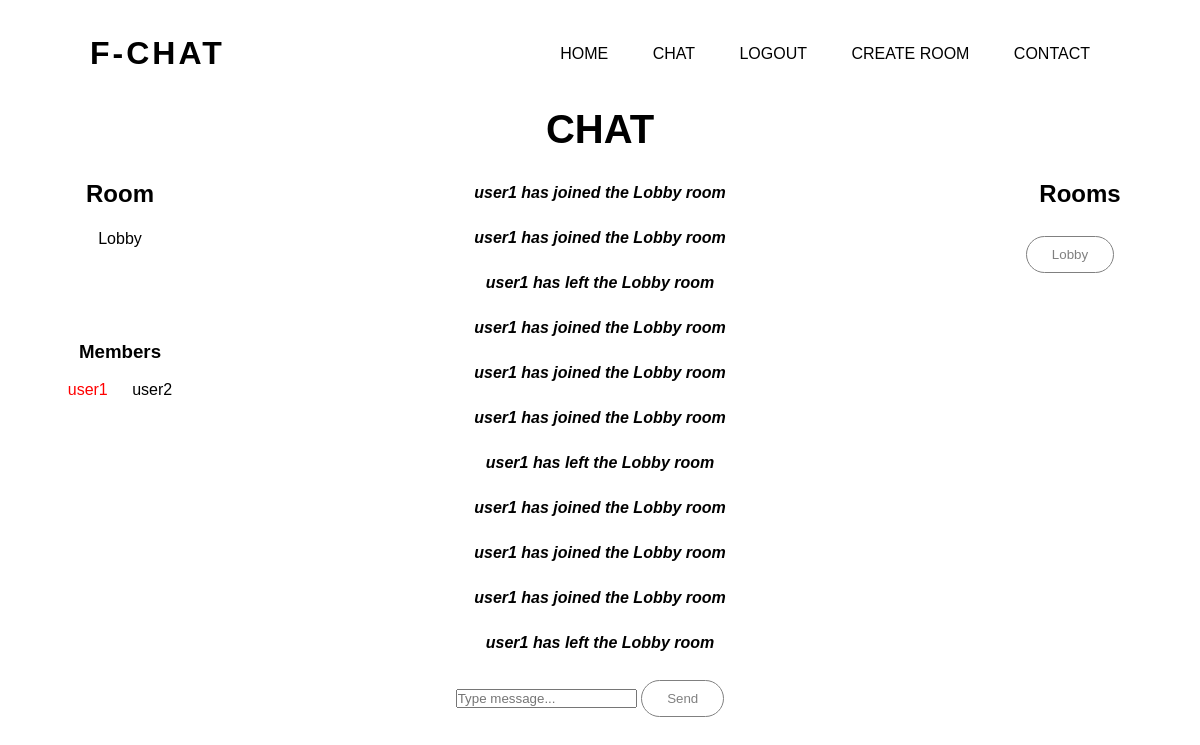
The page /chat (signed in) on the database its author committed.
### app/models.py (models this page shows)
class Room(db.Model):
    __tablename__ = "room"
    id = db.Column(db.Integer, primary_key=True)
    room_name = db.Column(db.String(100))
    owner = db.Column(db.String(80), db.ForeignKey('user.username'))
    messages = db.relationship('Message')

class User(db.Model, UserMixin):
    __tablename__ = "user"
    id = db.Column(db.Integer, primary_key=True)
    username = db.Column(db.String(80))
    email = db.Column(db.String(100))
    password = db.Column(db.String(200))
    authored_messages = db.relationship('Message')
    owned_rooms = db.relationship('Room')
    rooms = db.relationship('Room', secondary=room_members, backref=db.backref('members', lazy='dynamic'))

class Message(db.Model):
    __tablename__ = "message"
    id = db.Column(db.Integer, primary_key=True)
    room_id = db.Column(db.Integer, db.ForeignKey('room.id'))
    author = db.Column(db.String(80), db.ForeignKey('user.username'))
    content = db.Column(db.String(500))
    receivers = db.relationship('User', secondary=message_receivers, backref=db.backref('messages', lazy='dynamic'))
    is_system_message = db.Column(db.Boolean, default=False)

### app/views.py (the view)
@views.route("/chat", methods=["GET", "POST"])
def chat():
    lobby_room = Room.query.filter_by(room_name="Lobby").first()
    if not lobby_room:
        lobby_room = Room(room_name="Lobby")
        db.session.add(lobby_room)
        for user in User.query.all():
            lobby_room.members.append(user)
        db.session.commit()
    elif current_user not in lobby_room.members:
        lobby_room.members.append(current_user)
        db.session.commit()
    elif len(lobby_room.messages) >= 100:
        db.session.delete(lobby_room.messages[0])
        db.session.commit()
    return render_template("chat.html", user=current_user, rooms=current_user.rooms, current_room=Room.query.filter_by(room_name=session["current_room"]).first())

### app/__init__.py (called while the page is built)
def create_app():
    app.config["SECRET_KEY"] = "secret!"
    app.config["SESSION_TYPE"] = "filesystem"
    app.config["SQLALCHEMY_DATABASE_URI"] = f"sqlite:///{DB_NAME}"
    login_manager = LoginManager()
    login_manager.init_app(app)
    Session(app)
    @login_manager.user_loader
    def load_user(id):
        return User.query.get(int(id))
    db.init_app(app)
    from .application import socketio
    from .views import views
    from .auth import auth
    app.register_blueprint(views, url_prefix="/")
    app.register_blueprint(auth, url_prefix="/")
    create_database(app)
    return socketio, app

### app/templates/chat.html (shortened to what this page needs)
{% extends "base.html" %} {% block title %} Chat {% endblock %}
{% from 'field-macro.html' import displayField %}
{% block content %}
<h1 class="chat-heading">Chat</h1><br>
<head>
    <link rel="stylesheet" href="../static/css/chat.css">
</head>
<div class="container">
        <div id="display-current-room">
            <h2>Room</h2><br>
            <p id="get-room">{{current_room.room_name}}</p>
        </div>
        <div id="display-room-members">
            <h3 align="center">Members</h3><br>
            <ul class="member-list">
            {% for member in current_room.members %}
                {% if member.username == user.username %}
                    <li style="color: red;">{{member.username}}</li>
                {% else %}
                    <li>{{member.username}}</li>
                {% endif %}
            {% endfor %}
            </ul>
        </div>
        <div id="manage-room">
        </div>
        <div id="display-message-section">
            {% for message in current_room.messages %}
                {% if message in user.messages %}
                    {% if message.is_system_message %}
                        <p><i><b>{{ message.content }}</b></i></p>
                    {% else %}
                        {% if message.author == user.username %}
                            <p style="color: red;">{{ message.author }}: {{ message.content }}</p>
                        {% else %}
                            <p>{{ message.author }}: {{ message.content }}</p>
                        {% endif %}
                    {% endif %}
                {% endif %}
            {% endfor %}
        </div>
        <div id="input-area">
            <input type="text" id="user_message" placeholder="Type message..." autocomplete="off">
            <button class="send-button" type="button" id="send_message">Send</button>
        </div>
        <div id="room-section">
            <h2 align="center">Rooms</h2><br>
            <ul class="room-list">
            {% for room in rooms %}
                <li>
                {% if room.owner == user.username %}
                    <button style="color: red;" class="select-room" type="button">{{room.room_name}}</button>
                    <button onclick="deleteRoom('{{room.room_name}}')">X</button>
                {% else %}
                    <button class="select-room" type="button">{{room.room_name}}</button>
                {% endif %}
                </li>
            {% endfor %}
            </ul>
        </div>
</div>
{% endblock %}

### app/templates/base.html (shortened to what this page needs)
<!DOCTYPE html>
<html lang="en">
    <head>
        <link rel="stylesheet" href="../static/css/style.css">
        <link rel="stylesheet" href="../static/css/all.min.css">
    </head>
    <body>
        <div class="hero">
            <div class="navbar">
                <h1 class="logo">F-CHAT</h1>
                <ul id="nav-links">
                    <li><a href="/">Home</a></li>
                    {% if user.is_authenticated%}
                          <li><a href="/chat">Chat</a></li>
                          <li><a href="/logout">Logout</a></li>
                          <li><a href="/create-room">Create room</a></li>
                    {% else %}
                        <li><a href="/login">Login</a></li>
                        <li><a href="/sign-up">Sign up</a></li>
                    {% endif %}
                    <li><a href="#">Contact</a></li>
                </ul>
            </div>
            <div class="content">
                {% block content %} {% endblock %}
            </div>
        </div>
    </body>
</html>

### app/static/css/style.css (style rules this page uses)
* { margin: 0; padding: 0; font-family: sans-serif; }
.hero { width: 100%; height: 100vh; }
.navbar { width: 85%; margin: auto; padding: 35px 0; display: flex; align-items: center; justify-content: space-between; }
.navbar ul li { list-style: none; display: inline-block; margin: 0 20px; position: relative; }
.navbar ul li a { text-decoration: none; color: black; text-transform: uppercase; }
.navbar ul li::after { content: ''; height: 3px; width: 0; background: rgba(255, 200, 100); position: absolute; left: 0; bottom: -10px; transition: 0.5s; }
.logo { color: black; letter-spacing: 3px; cursor: pointer; }
.content h1 { font-size: 40px; text-align: center; text-transform: uppercase; padding-bottom: 10px; }
.content p { margin-bottom: 20px; font-weight: 100; line-height: 25px; text-align: center; }
button { margin-right: 20px; color: rgba(128,128,128); padding: 10px 25px; background: transparent; border: 1px solid; border-radius: 20px; outline: none; cursor: pointer; transition: 0.5s; }

### app/static/css/chat.css (style rules this page uses)
.container { display: grid; grid-template-columns: 20% auto 20%; grid-template-rows: 30% auto auto 10%; grid-template-areas: "room message rooms" "members message rooms" "manage message rooms" ". input ."; }
#display-current-room { grid-area: room; justify-self: center; }
#display-room-members { grid-area: members; justify-self: center; }
.member-list, .room-list { list-style: none; }
.member-list li { display: inline-block; margin: 0 10px; }
.room-list li { text-align: center; margin: 10px 0; }
#display-message-section { grid-area: message; height: 500px; overflow: auto; }
#manage-room { grid-area: manage; text-align: center; }
#input-area { grid-area: input; justify-self: center; }
#room-section { grid-area: rooms; text-align: center; }

### rows shown on the page
Room: room_name "Lobby"
User: username "user1"
User: username "user2"
Message: content "user1 has joined the Lobby room"
Message: content "user1 has joined the Lobby room"
Message: content "user1 has left the Lobby room"
Message: content "user1 has joined the Lobby room"
Message: content "user1 has joined the Lobby room"
Message: content "user1 has joined the Lobby room"
Message: content "user1 has left the Lobby room"
Message: content "user1 has joined the Lobby room"
Message: content "user1 has joined the Lobby room"
Message: content "user1 has joined the Lobby room"
Message: content "user1 has left the Lobby room"
